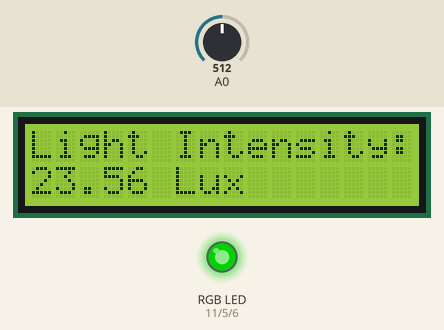
A sketch run on a simulated Arduino Uno, built with avr-gcc and run on an emulated ATmega328P. Parts: 16×2 character LCD, an RGB LED mixed from three pins (HIGH = lit). The inputs (shaded band) are chosen by the test bench; at power-on: A0 = 512. Dim RGB values are drawn brighter than linear; what the sketch prints to the serial monitor is not drawn.

Above: at 1.2 s.
1.3 s: A0 set to 1006
At 2.5 s:
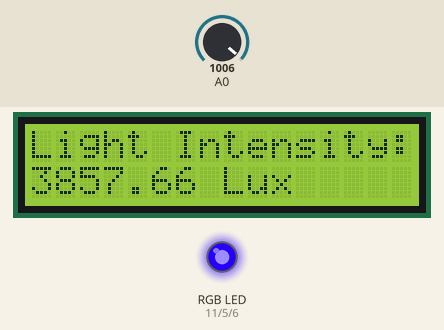
2.8 s: A0 set to 1023
At 3.6 s:
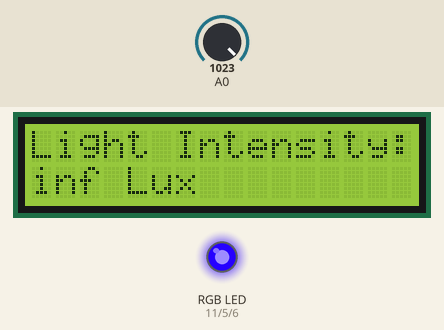
4.3 s: A0 set to 868
At 5.5 s:
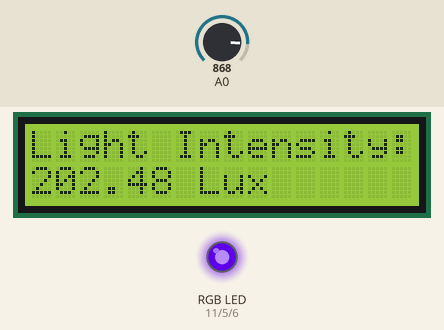
5.8 s: A0 set to 716
At 6.7 s:
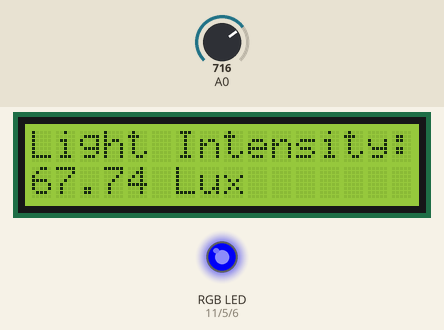
7.4 s: A0 set to 576
At 8.6 s:
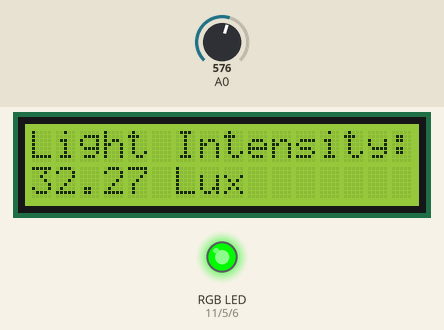
8.9 s: A0 set to 596
At 9.8 s:
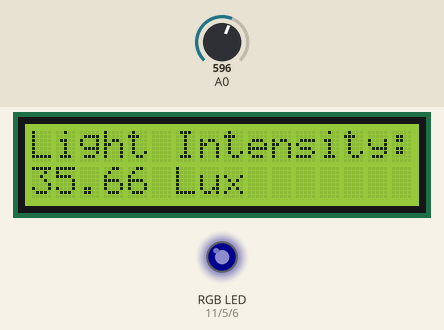
Timing chart, 0 to 11.4 s (numbered marks = the images above; inputs shaded):
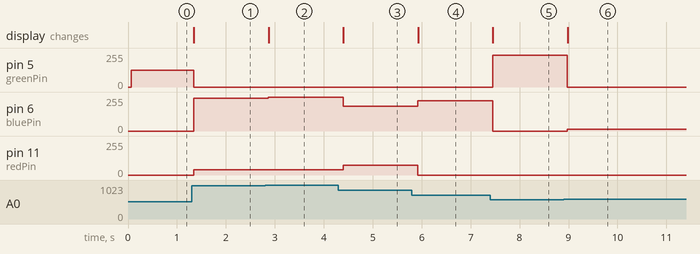

The sketch:

Simulator_Code.ino
```cpp
// C++ code
// Light Intensity Measurement

#include <LiquidCrystal.h>	// Including the Liquid Crystal library to operate LCD

// Initializing Necessary Variables and Object
int redPin = 11, greenPin = 5, bluePin = 6;	// Variables for the RGB pins
LiquidCrystal LCD(10, 9, 7, 4, 3, 2);		// Object for the LCD Display

void setup()
{
  // Starting the Serial Monitor
  Serial.begin(9600);

  // Initializing Pins for the RGBs
  pinMode(redPin, OUTPUT);
  pinMode(greenPin, OUTPUT);
  pinMode(bluePin, OUTPUT);

  // Setting the LCD
  LCD.begin(16,2);
  LCD.setCursor(0,0);
  LCD.print("Light Intensity:");
}

void loop()
{
  // Getting Input from the LDR Sensor
  int ldrSensorValue;	// Variable for the LDR output value
  ldrSensorValue = analogRead(A0);

  // Controlling the LDR Sensor
  RGBController(ldrSensorValue);
  Serial.println(ldrSensorValue);

  // Displaying Intensity of the Light using LCD
  LCD.setCursor(0,1);
  LCD.print("                "); // Clearing previous text
  LCD.setCursor(0,1);
  LCD.print(luxConverter(ldrSensorValue));
  LCD.print(" Lux");

  delay(250);	// Pausing not to make the display jittery
}

// Initializing RGBController Function
void RGBController(int value) {
  int greenBrightness;	// Variable for green light intensity as it's not a casual PWM

  // Mapping the Lights According to the light Intensity
  if (value <= 146) {
  	analogWrite(redPin, map(value, 0, 146, 0, 255));
    analogWrite(greenPin, 0);
    analogWrite(bluePin, 0);
  }
  else if (value <= 294) {
   	analogWrite(redPin, 255);
    analogWrite(greenPin, map(value, 147, 294, 0, 63));
    analogWrite(bluePin, 0);
  }
  else if (value <= 440) {
   	analogWrite(redPin, 255);
    analogWrite(greenPin, map(value, 295, 440, 200, 255));
    analogWrite(bluePin, 0);
  }
  else if (value <= 586) {
    analogWrite(redPin, 0);
    analogWrite(greenPin, map(value, 441, 586, 0, 255));
    analogWrite(bluePin, 0);
  }
  else if (value <= 732) {
   	analogWrite(redPin, 0);
    analogWrite(greenPin, 0);
    analogWrite(bluePin, map(value, 587, 732, 0, 255));
  }
  else if (value <= 878) {
    analogWrite(redPin, 75);
    analogWrite(greenPin, 0);
    analogWrite(bluePin, map(value, 733, 878, 127, 190));
  }
  else {
    analogWrite(redPin, 38);
    analogWrite(greenPin, 0);
    analogWrite(bluePin, map(value, 879, 1023, 191, 255));
  }
}

// Initializing luxConverter Function
float luxConverter(int ldrValue) {
  float voltage = ldrValue * (5 / 1023.0);	// Getting voltage drop according to the light intensity
  float resistanceLDR = (5.0 - voltage) * (4000 / voltage);	// Getting LDR Resistance
  float LUXValue = pow(50000.0 / resistanceLDR, 1.0 / 0.8);	// Converting to illuminance value
  return LUXValue;
}
```

Measured:
- the behaviour switches between 1022 and 1023 on A0 (found by bisection; images 1 and 2)
- after the input at 1.3 s, pin 5 (greenPin): 124/255 → 0/255 at once; pin 6 (bluePin): 0/255 → 247/255 at once; pin 11 (redPin): 0/255 → 38/255 at once; the display: changes at once (image 1)
- after the input at 2.8 s, pin 6 (bluePin): 247/255 → 255/255 after 0.07 s; the display: changes after 0.07 s (image 2)
- after the input at 4.3 s, pin 6 (bluePin): 255/255 → 185/255 after 0.09 s; pin 11 (redPin): 38/255 → 75/255 after 0.09 s; the display: changes after 0.10 s (image 3)
- after the input at 5.8 s, pin 6 (bluePin): 185/255 → 226/255 after 0.12 s; pin 11 (redPin): 75/255 → 0/255 after 0.12 s; the display: changes after 0.13 s (image 4)
- after the input at 7.4 s, pin 5 (greenPin): 0/255 → 237/255 after 0.05 s; pin 6 (bluePin): 226/255 → 0/255 after 0.05 s; the display: changes after 0.06 s (image 5)
- after the input at 8.9 s, pin 5 (greenPin): 237/255 → 0/255 after 0.08 s; pin 6 (bluePin): 0/255 → 15/255 after 0.08 s; the display: changes after 0.08 s (image 6)
